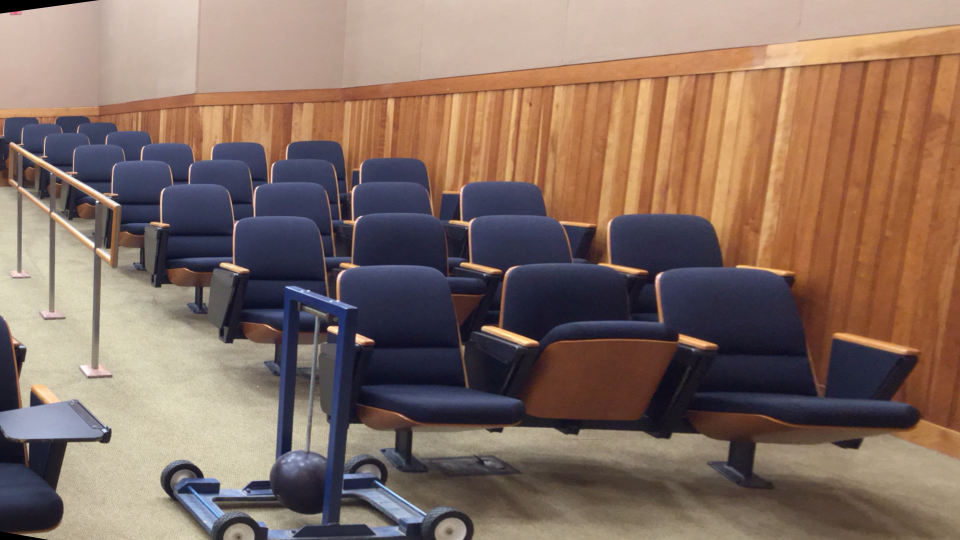
#> input picture pendulum/im0.png, 1920 x 1080 px (shown at 1/2 size)
$ python pendulum.py
#> lines starting #> are read from the running program, lines starting #| are printed output that depends on the picture
import cv2 as cv
import numpy as np
from matplotlib import pyplot as plt
from tqdm import *

def rescaleFrame(frame, scale = 0.5):
    width = int(frame.shape[1] * scale) #.shape[1] refers to width of image, typecasting it into integer value
    height = int(frame.shape[0] * scale) #.shape[0] refers to height of image
    dimensions = (width, height)
    return cv.resize(frame, dimensions, interpolation = cv.INTER_AREA)

def drawlines(img1, img2, lines, pts1, pts2):

    # r, c = img1.shape
    r = img1.shape[0]
    c = img1.shape[1]
    img1 = cv.cvtColor(img1, cv.COLOR_GRAY2BGR)
    img2 = cv.cvtColor(img2, cv.COLOR_GRAY2BGR)

    for r, pt1, pt2 in zip(lines, pts1, pts2):

        color = tuple(np.random.randint(0, 255, 3).tolist())

        x0, y0 = map(int, [0, -r[2] / r[1] ])
        x1, y1 = map(int, [c, -(r[2] + r[0] * c) / r[1] ])

        img1 = cv.line(img1, (x0, y0), (x1, y1), color, 1)
        img1 = cv.circle(img1, tuple(pt1), 5, color, -1)
        img2 = cv.circle(img2, tuple(pt2), 5, color, -1)
    return img1, img2

def sum_of_abs_diff(pixel_vals_1, pixel_vals_2): #function to calculate the sum of absolute differences
    if pixel_vals_1.shape != pixel_vals_2.shape:
        return -1

    return np.sum(abs(pixel_vals_1 - pixel_vals_2))

def compare_blocks(y, x, block_left, right_array, block_size=5, SEARCH_BLOCK_SIZE = 56):
    # Get search range for the right image
    x_min = max(0, x - SEARCH_BLOCK_SIZE)
    x_max = min(right_array.shape[1], x + SEARCH_BLOCK_SIZE)
    first = True
    min_sad = None #sum of absolute differences
    min_index = None
    for x in range(x_min, x_max):
        block_right = right_array[y: y+block_size,
                                  x: x+block_size]
        sad = sum_of_abs_diff(block_left, block_right)
        if first:
            min_sad = sad
            min_index = (y, x)
            first = False
        else:
            if sad < min_sad:
                min_sad = sad
                min_index = (y, x)

    return min_index

def main():
    img_0 = cv.imread("pendulum/im0.png") #reading image 0
#> img_0 is the input picture: shape (1080, 1920, 3); mean B, G, R 97.7, 109.4, 132.4
    resized_img_0 = rescaleFrame(img_0)
    gray_0 = cv.cvtColor(resized_img_0, cv.COLOR_BGR2GRAY)

    img_1 = cv.imread("pendulum/im1.png") #reading image 1
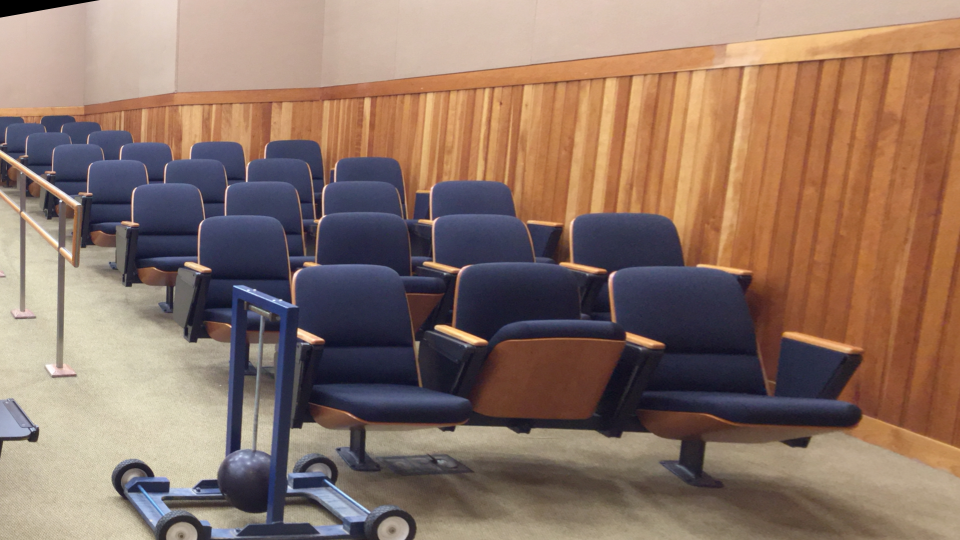
#> input picture pendulum/im1.png, 1920 x 1080 px (shown at 1/2 size)
#> img_1 is the input picture: shape (1080, 1920, 3); mean B, G, R 101.6, 115.2, 140.5
    resized_img_1 = rescaleFrame(img_1)
    gray_1 = cv.cvtColor(resized_img_1, cv.COLOR_BGR2GRAY)

    #Using ORB detector to extract the keypoints
    #creating ORB Detector
    orb = cv.ORB_create(nfeatures = 500) #by default it takes 500 as max no. of features

    key_points_1, descriptors_1 = orb.detectAndCompute(gray_0, None)
#> key_points_1 = 500 keypoints; strongest (x, y, size): (328, 328, 31), (329, 328, 37.2), (330, 328, 44.6), (335, 330, 53.6)
    key_points_2, descriptors_2 = orb.detectAndCompute(gray_1, None)
#> key_points_2 = 500 keypoints; strongest (x, y, size): (299, 329, 31), (300, 330, 44.6), (435, 327, 31), (299, 330, 53.6)


    # Draw matches on each image
    imgmatches_1 = cv.drawKeypoints(resized_img_0, key_points_1, None, flags=cv.DRAW_MATCHES_FLAGS_DRAW_RICH_KEYPOINTS)
    cv.imshow("Image 0 Keypoints", imgmatches_1)
    cv.imwrite("pendulum_image_outputs/keypoints_0.jpg", imgmatches_1)
    cv.waitKey(0)

    imgmatches_2 = cv.drawKeypoints(resized_img_1, key_points_2, None, flags=cv.DRAW_MATCHES_FLAGS_DRAW_RICH_KEYPOINTS)
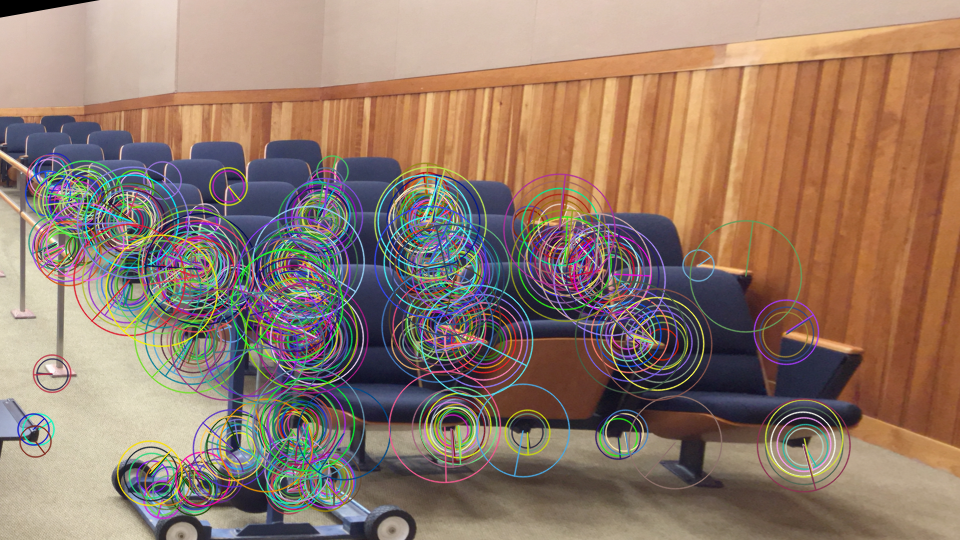
#> imgmatches_2: shape (540, 960, 3); mean B, G, R 107.6, 122.5, 146.6
    cv.imshow("Image 1 Keypoints", imgmatches_2)
    cv.imwrite("pendulum_image_outputs/keypoints_1.jpg", imgmatches_2)
    cv.waitKey(0)

    #Now, we match the features common to both images
    #Create a bf(Brute Force) Matcher
    # bf = cv.BFMatcher_create(cv.NORM_HAMMING) #cv.NORM_HAMMING is used for distance measurement
    bf = cv.BFMatcher()

    #compare and match descriptors from image 1 with image 2
    matching_points = bf.knnMatch(descriptors_1, descriptors_2, k=2)  #two nearnest neighbours
#> matching_points = 500 matches


    #Finding out good matches, i.e., getting rid of point which aren't distinct enough
    good_matching_points = []

    # ptsLeft = [] #testing matches
    # ptsRight = [] #testing matches

    for m,n in matching_points:
        if m.distance < 0.6 * (n.distance):
            good_matching_points.append(m)
#> after the loop, good_matching_points = 26 matches
            # ptsLeft.append(key_points_1[m.trainIdx].pt) #testing matches
            # ptsRight.append(key_points_2[n.trainIdx].pt) #testing matches

    # print(good_matching_points)
    #good matching points gives a set of DObjects of the matching points in each case, we need to extract pixel coordinates of matching
    #points in both images

    # Initialize lists to store the coordinates from each image
    list_key_points_1 = []
    list_key_points_2 = []

    # for matches in good_matching_points:

    #     # Get the matching keypoints for each of the images
    #     img1_idx = matches.queryIdx
    #     img2_idx = matches.trainIdx


    #     # Get the point coordinates
    #     (x1, y1) = key_points_1[img1_idx].pt
    #     (x2, y2) = key_points_2[img2_idx].pt

    #     # Append the coordinates to each respective list
    #     list_key_points_1.append((x1, y1))
    #     list_key_points_2.append((x2, y2))

    list_key_points_1 = [key_points_1[mat.queryIdx].pt for mat in good_matching_points]
#> list_key_points_1 = 26 pairs, first value 152 to 856, second value 222 to 494
    list_key_points_2 = [key_points_2[mat.trainIdx].pt for mat in good_matching_points]
#> list_key_points_2 = 26 pairs, first value 123 to 803.7, second value 222 to 493

    #choosing eight points from first image and getting their x and y coordinates
    x1_1 = list_key_points_1[0][0] #x1
#> x1_1 = 248
    y1_1 = list_key_points_1[0][1] #y1
#> y1_1 = 491
    x1_2 = list_key_points_1[1][0] #x2
#> x1_2 = 248
    y1_2 = list_key_points_1[1][1] #y2
#> y1_2 = 489
    x1_3 = list_key_points_1[2][0] #x3
#> x1_3 = 468
    y1_3 = list_key_points_1[2][1] #y3
#> y1_3 = 261
    x1_4 = list_key_points_1[3][0] #x4
#> x1_4 = 152
    y1_4 = list_key_points_1[3][1] #y4
#> y1_4 = 222
    x1_5 = list_key_points_1[4][0] #x5
#> x1_5 = 536
    y1_5 = list_key_points_1[4][1] #y5
#> y1_5 = 342
    x1_6 = list_key_points_1[5][0] #x6
#> x1_6 = 232
    y1_6 = list_key_points_1[5][1] #y6
#> y1_6 = 342
    x1_7 = list_key_points_1[6][0] #x7
#> x1_7 = 244
    y1_7 = list_key_points_1[6][1] #y7
#> y1_7 = 494
    x1_8 = list_key_points_1[7][0] #x8
#> x1_8 = 497
    y1_8 = list_key_points_1[7][1] #y8
#> y1_8 = 326

    #choosing eight points from second image and getting their x and y coordinates
    x2_1 = list_key_points_2[0][0] #x1'
#> x2_1 = 198
    y2_1 = list_key_points_2[0][1] #y1'
#> y2_1 = 490
    x2_2 = list_key_points_2[1][0] #x2'
#> x2_2 = 198
    y2_2 = list_key_points_2[1][1] #y2'
#> y2_2 = 488
    x2_3 = list_key_points_2[2][0] #x3'
#> x2_3 = 431
    y2_3 = list_key_points_2[2][1] #y3'
#> y2_3 = 260
    x2_4 = list_key_points_2[3][0] #x4'
#> x2_4 = 123
    y2_4 = list_key_points_2[3][1] #y4'
#> y2_4 = 222
    x2_5 = list_key_points_2[4][0] #x5'
#> x2_5 = 485
    y2_5 = list_key_points_2[4][1] #y5'
#> y2_5 = 341
    x2_6 = list_key_points_2[5][0] #x6'
#> x2_6 = 196
    y2_6 = list_key_points_2[5][1] #y6'
#> y2_6 = 341
    x2_7 = list_key_points_2[6][0] #x7'
#> x2_7 = 194
    y2_7 = list_key_points_2[6][1] #y7'
#> y2_7 = 493
    x2_8 = list_key_points_2[7][0] #x8'
#> x2_8 = 450
    y2_8 = list_key_points_2[7][1] #y8'
#> y2_8 = 325

    #Now we use these coordinates from both images to create a matrix A which will help us calculate the fundamental matrix
    A = np.array([
        [x1_1*x2_1, x1_1*y2_1, x1_1, y1_1*x2_1, y1_1*y2_1, y1_1, x2_1, y2_1, 1],
        [x1_2*x2_2, x1_2*y2_2, x1_2, y1_2*x2_2, y1_2*y2_2, y1_2, x2_2, y2_2, 1],
        [x1_3*x2_3, x1_3*y2_3, x1_3, y1_3*x2_3, y1_3*y2_3, y1_3, x2_3, y2_3, 1],
        [x1_4*x2_4, x1_4*y2_4, x1_4, y1_4*x2_4, y1_4*y2_4, y1_4, x2_4, y2_4, 1],
        [x1_5*x2_5, x1_5*y2_5, x1_5, y1_5*x2_5, y1_5*y2_5, y1_5, x2_5, y2_5, 1],
        [x1_6*x2_6, x1_6*y2_6, x1_6, y1_6*x2_6, y1_6*y2_6, y1_6, x2_6, y2_6, 1],
        [x1_7*x2_7, x1_7*y2_7, x1_7, y1_7*x2_7, y1_7*y2_7, y1_7, x2_7, y2_7, 1],
        [x1_8*x2_8, x1_8*y2_8, x1_8, y1_8*x2_8, y1_8*y2_8, y1_8, x2_8, y2_8, 1]])

    #taking the SVD of A matrix to get the fundamental matrix
    U, S, V = np.linalg.svd(A)
#> S = [723486.6, 290252.4, 14592.6, 1048.9, 236.8, 11.53, 0.133, 0.00668]
    f_values = V[-1,:] #last column values of V are the f values which form the fundamental matrix
#> f_values = [-5.44e-07, -4.9e-05, 0.0328, 5.37e-05, 1.01e-05, 0.345, -0.0349, -0.353, 0.868]
    # f_values_array = np.array(f_values)
    Fundamental_matrix = np.reshape(f_values,(3,3)) #reshaping to 3*3 dimensions
#> Fundamental_matrix = [[-5.44e-07, -4.9e-05, 0.0328], [5.37e-05, 1.01e-05, 0.345], [-0.0349, -0.353, 0.868]]
    Fundamental_matrix = np.round(Fundamental_matrix, decimals = 3)
#> Fundamental_matrix = [[0, 0, 0.033], [0, 0, 0.345], [-0.035, -0.353, 0.868]]

    # print(Fundamental_matrix)

    #Now lets calculate the essential matrix
    #for that we need the intrinsic matrix for the camera which is provided to us
    K_matrix = np.array([
        [1729.05, 0, -364.24],
        [0, 1729.05, 552.22],
        [0, 0, 1]])

    #Essential Matrix
    KT_matrix = K_matrix.transpose() # K transpose
    Essential_matrix = np.matmul(np.matmul(KT_matrix, Fundamental_matrix), K_matrix)
#> Essential_matrix = [[0, 0, 57.06], [0, 0, 596.5], [-60.52, -610.4, -2.82]]

    # print(Essential_matrix)
    # Now we decompose the essential matrix into its respective rotational and translational matrices
    # So for that we need to take the SVD of Essential matrix
    U, S, V = np.linalg.svd(Essential_matrix)
#> U = [[-0.00927, -0.0948, 0.995], [-0.097, -0.991, -0.0952], [0.995, -0.0974, 0]]; S = [613.5, 599.1, 3.24e-18]; V = [[-0.0982, -0.99, -0.0997], [0.00984, 0.0992, -0.995], [0.995, -0.0987, 5.42e-20]]

    W = np.array([
        [0, -1, 0],
        [1, 0, 0],
        [0, 0, 1]])

    #We get four combinations of the cameras' translation and Rotation matrices
    C1 = U[:,2]
#> C1 = [0.995, -0.0952, 0]
    R1 = np.matmul(np.matmul(U, W), V.transpose())
#> R1 = [[-0.0991, -0.991, -0.0952], [0.0107, 0.0946, -0.995], [0.995, -0.0997, 0.00127]]

    C2 = -1 * U[:,2]
#> C2 = [-0.995, 0.0952, 0]
    R2 = np.matmul(np.matmul(U, W), V.transpose())
#> R2 has the same summary as R1

    C3 = U[:,2]
#> C3 = [0.995, -0.0952, 0]
    R3 = np.matmul(np.matmul(U, W.transpose()), V.transpose())
#> R3 = [[-0.0994, -0.99, 0.0952], [0.00824, 0.0949, 0.995], [-0.995, 0.0997, -0.00127]]

    C4 = -1 * U[:,2]
#> C4 = [-0.995, 0.0952, 0]
    R4 = np.matmul(np.matmul(U, W.transpose()), V.transpose())
#> R4 has the same summary as R3


    list_key_points_1 = np.int32(list_key_points_1)
#> list_key_points_1 = 26 pairs, first value 152 to 855, second value 222 to 494
    list_key_points_2 = np.int32(list_key_points_2)
#> list_key_points_2 = 26 pairs, first value 123 to 803, second value 222 to 493

    linesLeft = cv.computeCorrespondEpilines(list_key_points_2.reshape(-1, 1, 2), 2, Fundamental_matrix)
#> linesLeft = 26 rows, first 8: [-0.0987, -0.995, 497.4], [-0.0987, -0.995, 495.5], [-0.0987, -0.995, 295.4], [-0.0987, -0.995, 229.8], [-0.0987, -0.995, 379.2], [-0.0987, -0.995, 352.3], [-0.0987, -0.995, 500], [-0.0987, -0.995, 360.4]
    linesLeft = linesLeft.reshape(-1, 3)
    img5, img6 = drawlines(gray_0, gray_1, linesLeft, list_key_points_1, list_key_points_2)
#> the loop in drawlines, `for r, pt1, pt2 in zip(lines, pts1, pts2): ` made 26 passes
#> (r, pt1, pt2, color, y0, y1) on passes 1 to 9: ([-0.0987, -0.995, 497.4], [248, 491], [198, 490], (172, 47, 117), 499, 404), ([-0.0987, -0.995, 495.5], [248, 489], [198, 488], (192, 67, 251), 497, 402), ([-0.0987, -0.995, 295.4], [468, 261], [431, 260], (195, 103, 9), 296, 201), ([-0.0987, -0.995, 229.8], [152, 222], [123, 222], (211, 21, 242), 230, 135), ([-0.0987, -0.995, 379.2], [536, 342], [485, 341], (36, 87, 70), 381, 285), ([-0.0987, -0.995, 352.3], [232, 342], [196, 341], (216, 88, 140), 354, 258), ([-0.0987, -0.995, 500], [244, 494], [194, 493], (58, 193, 230), 502, 407), ([-0.0987, -0.995, 360.4], [497, 326], [450, 325], (39, 87, 174), 362, 266), ([-0.0987, -0.995, 498.1], [245, 492], [195, 491], (88, 81, 165), 500, 405)
#> after the loop in drawlines, `for r, pt1, pt2 in zip(lines, pts1, pts2):`:
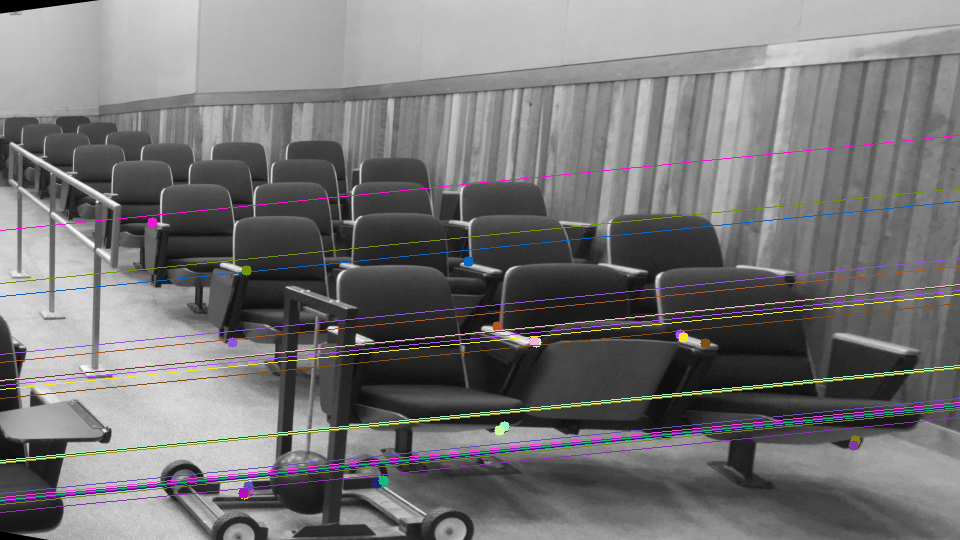
#> img1: shape (540, 960, 3); mean B, G, R 116.5, 115.9, 116.9
#> after the loop in drawlines, `for r, pt1, pt2 in zip(lines, pts1, pts2):`:
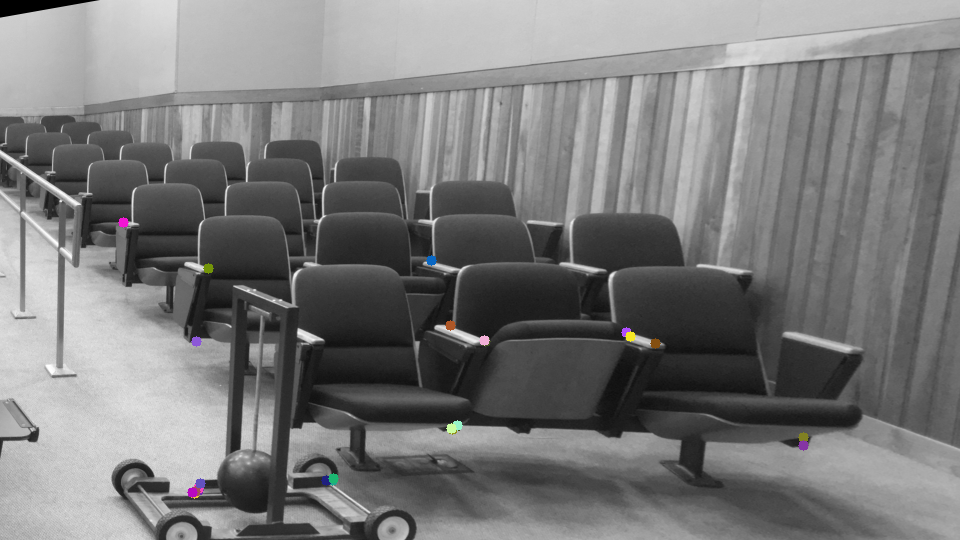
#> img2: shape (540, 960, 3); mean B, G, R 121.4, 121.4, 121.4


    linesRight = cv.computeCorrespondEpilines(list_key_points_1.reshape(-1, 1, 2), 1, Fundamental_matrix)
#> linesRight = 26 rows, first 8: [0.0952, 0.995, -522.6], [0.0952, 0.995, -520.6], [0.0952, 0.995, -310.6], [0.0952, 0.995, -239], [0.0952, 0.995, -400], [0.0952, 0.995, -369.3], [0.0952, 0.995, -525.3], [0.0952, 0.995, -379.7]
    linesRight = linesRight.reshape(-1, 3)

    img3, img4 = drawlines(gray_1, gray_0, linesRight, list_key_points_2, list_key_points_1)
#> the loop in drawlines (call 2), `for r, pt1, pt2 in zip(lines, pts1, pts2): ` made 26 passes
#> (r, pt1, pt2, color, y0, y1) on passes 1 to 9: ([0.0952, 0.995, -522.6], [198, 490], [248, 491], (105, 42, 186), 525, 433), ([0.0952, 0.995, -520.6], [198, 488], [248, 489], (31, 120, 1), 522, 431), ([0.0952, 0.995, -310.6], [431, 260], [468, 261], (65, 231, 169), 312, 220), ([0.0952, 0.995, -239], [123, 222], [152, 222], (57, 35, 102), 240, 148), ([0.0952, 0.995, -400], [485, 341], [536, 342], (119, 11, 174), 401, 309), ([0.0952, 0.995, -369.3], [196, 341], [232, 342], (82, 91, 128), 370, 279), ([0.0952, 0.995, -525.3], [194, 493], [244, 494], (142, 99, 53), 527, 435), ([0.0952, 0.995, -379.7], [450, 325], [497, 326], (140, 121, 170), 381, 289), ([0.0952, 0.995, -523.4], [195, 491], [245, 492], (84, 203, 68), 525, 433)
#> pass 1, in drawlines (call 2), `img1 = cv.line(img1, (x0, y0), (x1, y1), color, 1)`:
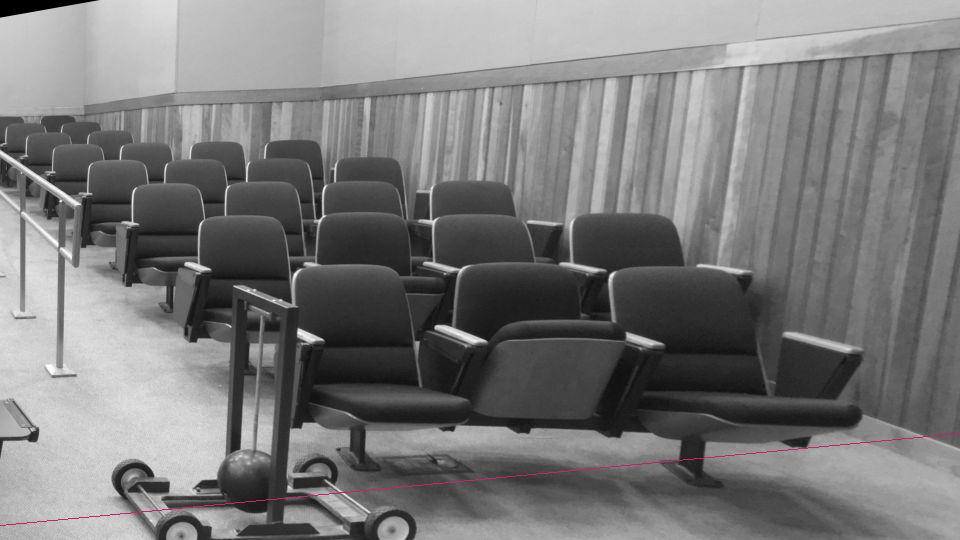
#> img1: shape (540, 960, 3); mean B, G, R 121.3, 121.2, 121.5
#> after the loop in drawlines (call 2), `for r, pt1, pt2 in zip(lines, pts1, pts2):`:
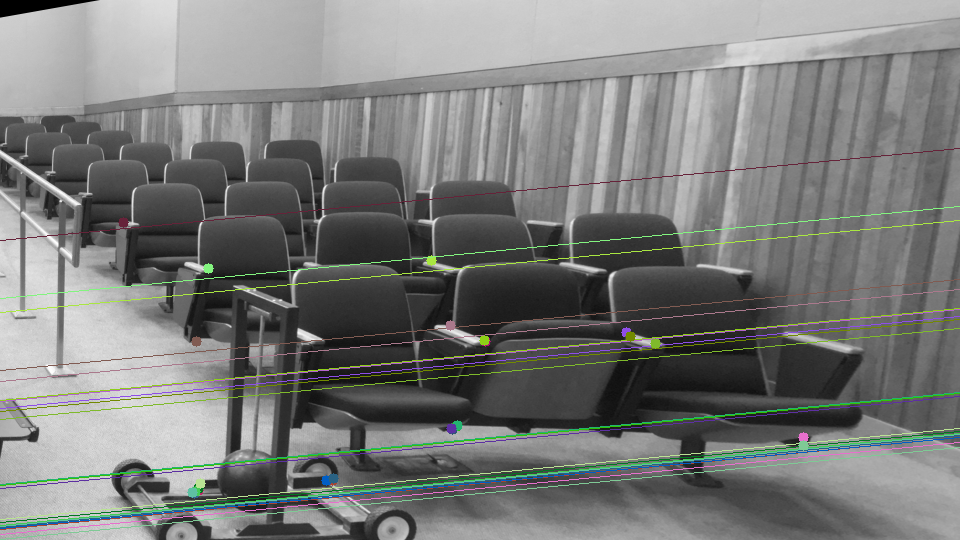
#> img1: shape (540, 960, 3); mean B, G, R 121.4, 122.9, 121.5
#> after the loop in drawlines (call 2), `for r, pt1, pt2 in zip(lines, pts1, pts2):`:
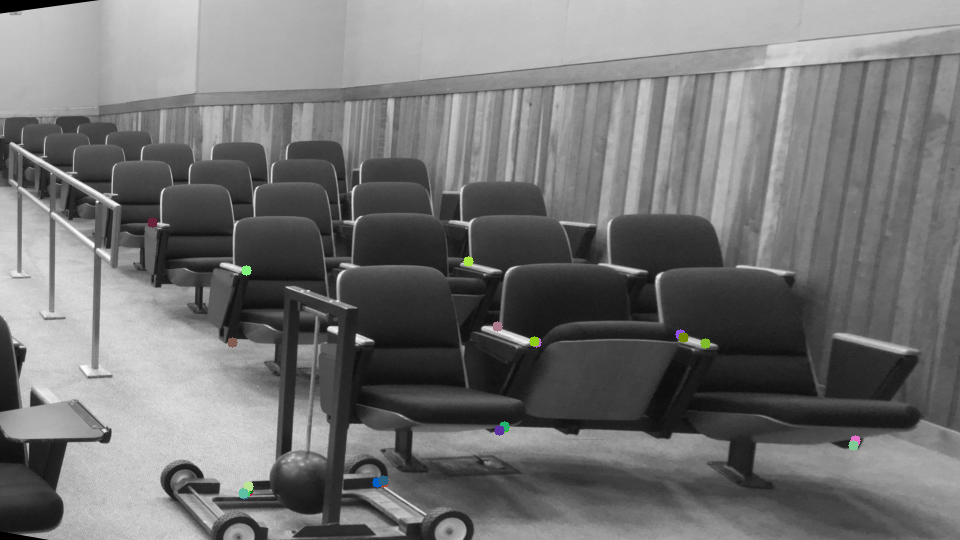
#> img2: shape (540, 960, 3); mean B, G, R 115.1, 115.2, 115.2

    # plt.subplot(121), plt.imshow(img5)
    # plt.subplot(122), plt.imshow(img3)
    # plt.show()

    cv.imshow("epilines 0", img5)
    cv.imwrite("pendulum_image_outputs/epilines_0.jpg", img5)
    cv.waitKey(0)
    cv.imshow("epilines 1", img3)
    cv.imwrite("pendulum_image_outputs/epilines_1.jpg", img3)
    cv.waitKey(0)

    # rank = np.linalg.matrix_rank(Fundamental_matrix)
    # print(rank)

    #### Part 2 - Rectification ####
    h1, w1 = resized_img_0.shape[0], resized_img_0.shape[1]
#> h1 = 540; w1 = 960
    h2, w2 = resized_img_1.shape[0], resized_img_1.shape[1]
#> h2 = 540; w2 = 960

    #this function will return homography matrices for both images
    _, H1, H2 = cv.stereoRectifyUncalibrated(np.float32(list_key_points_1), np.float32(list_key_points_2), Fundamental_matrix, imgSize = (w1, h1))

    print("H1 = ")
    print(H1)
#| None
    print("H2 = ")
    print(H2)
#| None
    #now we will use this homography matrices to warp the perspectives in both images
#> (the run stopped early here; a loop or call above may not have finished)
